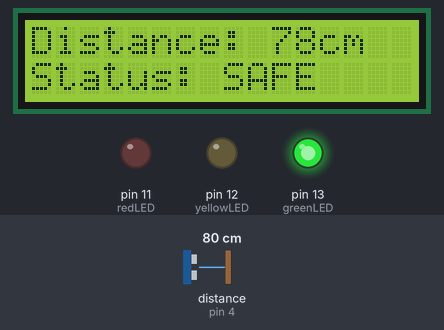
The sketch below on a simulated Arduino Uno, built with avr-gcc and run on an emulated ATmega328P. On the bench: 16×2 character LCD, output pins drawn as LEDs (lit = HIGH). Wiring (inferred from the names in the program): ultrasonic range finder: trigger pin 5; echo pin 4. Inputs (shaded band) come from the test bench; at power-on: distance to the obstacle (sensor on pin 4) 80 cm. The echo pulse lasts 58.3 µs per cm; pins used as bus, display or sensor lines are not drawn.

Above: at 1.2 s.
1.3 s: distance to the obstacle (sensor on pin 4) set to 54 cm
At 2.4 s:
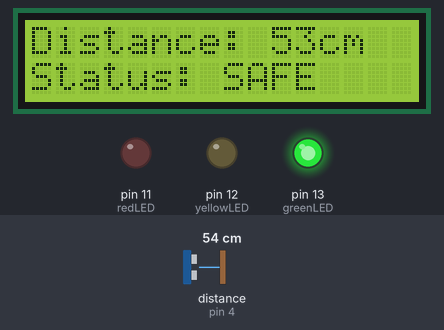
3.0 s: distance to the obstacle (sensor on pin 4) set to 48 cm
At 3.5 s:
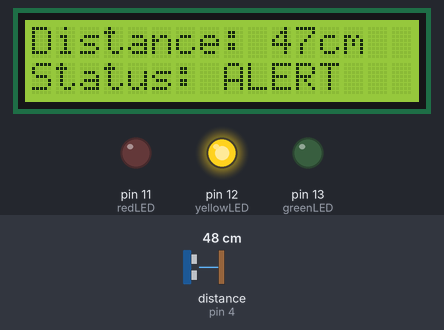
4.6 s: distance to the obstacle (sensor on pin 4) set to 23 cm
At 5.7 s:
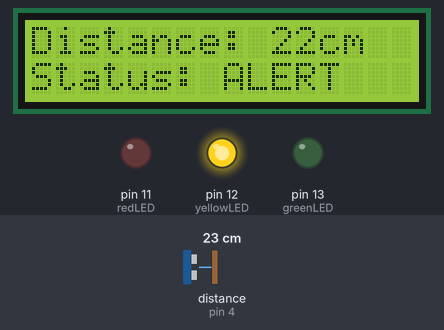
6.3 s: distance to the obstacle (sensor on pin 4) set to 19 cm
At 7.5 s:
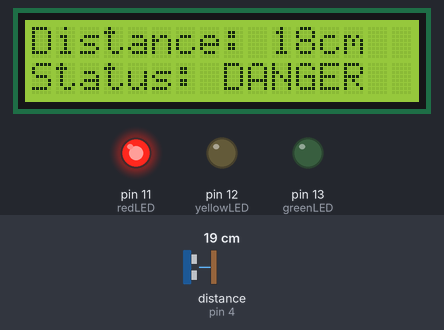
Timing chart, 0 to 9.0 s (numbered marks = the images above; inputs shaded):
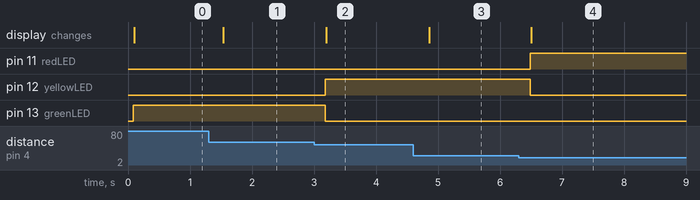

Measured:
- the behaviour switches between 52 and 51 cm on distance to the obstacle (sensor on pin 4) (found by bisection; images 1 and 2)
- the behaviour switches between 22 and 21 cm on distance to the obstacle (sensor on pin 4) (found by bisection; images 3 and 4)
- after the input at 1.3 s, the display: changes after 0.23 s (image 1)
- after the input at 3.0 s, pin 12 (yellowLED): LOW → HIGH after 0.18 s; pin 13 (greenLED): HIGH → LOW after 0.18 s; the display: changes after 0.20 s (image 2)
- after the input at 4.6 s, the display: changes after 0.26 s (image 3)
- after the input at 6.3 s, pin 11 (redLED): LOW → HIGH after 0.19 s; pin 12 (yellowLED): HIGH → LOW after 0.19 s; the display: changes after 0.20 s (image 4)

The sketch:

sonic_sensor_with_lcd_display_showing_distance_with_gyr_led1.ino
```cpp
// C++ code
//GANGA SINGH


#include <Wire.h>
#include <Adafruit_LiquidCrystal.h>

// MCP23008 LCD (address 0x20 → pass 0)
Adafruit_LiquidCrystal lcd(0);

// Ultrasonic pins
int trigPin = 5;
int echoPin = 4;

// LEDs
int greenLED = 13;
int yellowLED = 12;
int redLED = 11;

long duration;
int distance;

void setup() {
  pinMode(trigPin, OUTPUT);
  pinMode(echoPin, INPUT);

  pinMode(greenLED, OUTPUT);
  pinMode(yellowLED, OUTPUT);
  pinMode(redLED, OUTPUT);

  lcd.begin(16, 2);

  Serial.begin(9600);
}

void loop() {

  // -------- DISTANCE MEASUREMENT --------
  digitalWrite(trigPin, LOW);
  delayMicroseconds(2);

  digitalWrite(trigPin, HIGH);
  delayMicroseconds(10);
  digitalWrite(trigPin, LOW);

  duration = pulseIn(echoPin, HIGH);
  distance = duration * 0.034 / 2; // cm

  // -------- LCD DISPLAY --------
  lcd.setCursor(0, 0);
  lcd.print("Distance:      ");
  lcd.setCursor(10, 0);
  lcd.print(distance);
  lcd.print("cm");

  // -------- LED + STATUS LOGIC --------
  if (distance > 50) {
    // Safe
    digitalWrite(greenLED, HIGH);
    digitalWrite(yellowLED, LOW);
    digitalWrite(redLED, LOW);

    lcd.setCursor(0, 1);
    lcd.print("Status: SAFE   ");
  }
  else if (distance > 20) {
    // Medium
    digitalWrite(greenLED, LOW);
    digitalWrite(yellowLED, HIGH);
    digitalWrite(redLED, LOW);

    lcd.setCursor(0, 1);
    lcd.print("Status: ALERT  ");
  }
  else {
    // Danger
    digitalWrite(greenLED, LOW);
    digitalWrite(yellowLED, LOW);
    digitalWrite(redLED, HIGH);

    lcd.setCursor(0, 1);
    lcd.print("Status: DANGER ");
  }

  delay(200);
}
```
